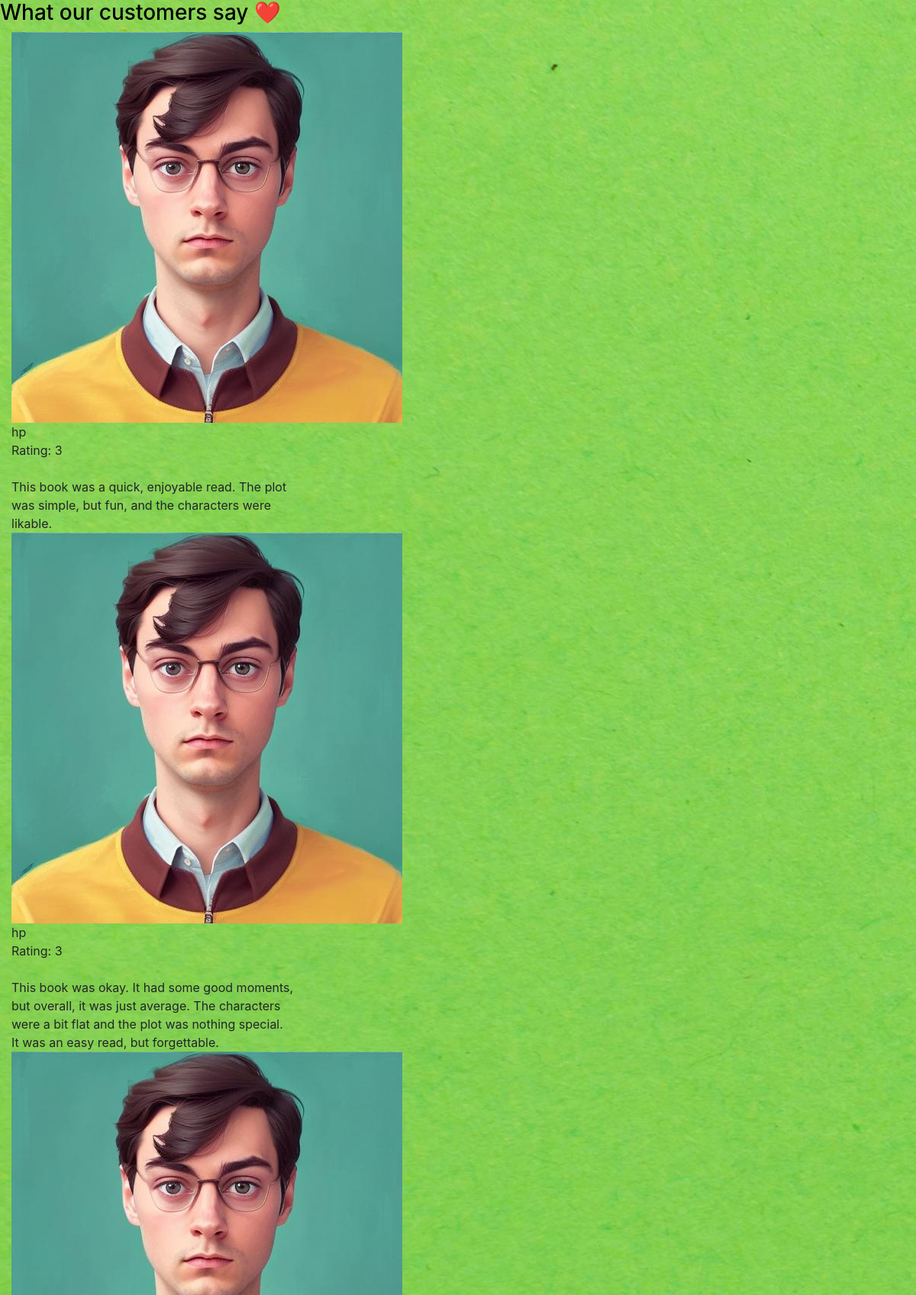
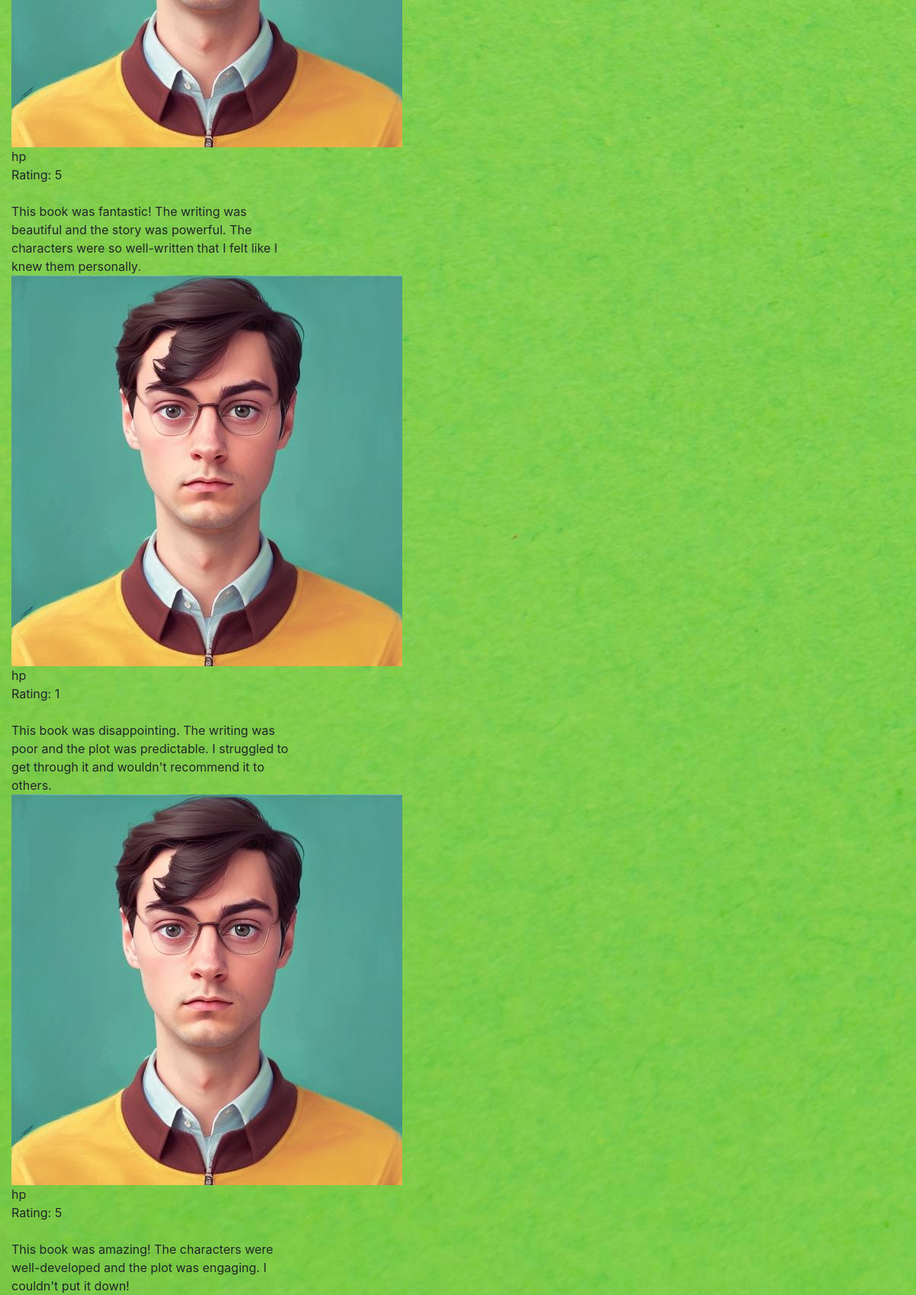
Screenshot of /product/2/review/ with the database file from the repository (2 pictures, top to bottom).
### store/models.py (models this page shows, shortened)
class Review(models.Model):
    RATING_CHOICES = (
        (1, '1 star'),
        (2, '2 stars'),
        (3, '3 stars'),
        (4, '4 stars'),
        (5, '5 stars'),
    )
    item = models.ForeignKey(ReviewItem, on_delete=models.CASCADE, related_name='reviews')
    user = models.ForeignKey(User, on_delete=models.CASCADE)
    comment = models.TextField()
    rating = models.IntegerField(choices=RATING_CHOICES)

### store/views.py (the view)
# urls.py: path('product/<int:pk>/review/', views.item_detail, name='item-detail'),
def item_detail(request, pk):
    item = get_object_or_404(ReviewItem, pk=pk)
    reviews = item.reviews.order_by('-id')
    context = {
        'item': item,
        'reviews': reviews,
    }
    return render(request, 'store/item_detail.html', context)

### store/templates/store/item_detail.html (shortened to what this page needs)
{% extends 'store/main.html' %}
{% load static %}
{% block content %}
<link rel='stylesheet' id='main-css'  href='https://elfsight.com/wp-content/themes/elfsight/frontend/assets/main.css?ver=2.9.5' type='text/css' media='all' />
  <section class="application-overview-testimonials section" style="background-image: url('/static/assets/img/application-overview-testimonials-bg.jpg');">
    {% if reviews %}
  <div class="inner">
    <h3 class="application-overview-testimonials-title" style="color:#000000;">What our customers say ❤️</h3>
    <div class="col-row">
    {% for review in reviews %}
      <div class="application-overview-testimonials-item col-4 col-m-12">
        <div class="application-overview-testimonials-item-inner">
          <div class="application-overview-testimonials-item-author">
            <div class="application-overview-testimonials-item-author-image-container">
              <img src="{% static 'assets/img/profilepic.jpg' %}" alt="Mathias Gwadanican" class="application-overview-testimonials-item-author-image" loading="lazy" data-lazy-src="https://elfsight.com/wp-content/uploads/2018/05/20621224_10155665367614533_1770015599887277422_n.jpg">
            </div>
            <div class="application-overview-testimonials-item-author-info">
              <div class="application-overview-testimonials-item-author-info-name">{{ review.user.username }}</div>
              <div class="application-overview-testimonials-item-author-info-position">Rating: {{ review.rating }}</div>
            </div>
            <div class="application-overview-testimonials-item-stars">
                                      <span class="application-overview-testimonials-item-stars-item">
                  <svg xmlns="http://www.w3.org/2000/svg" preserveAspectRatio="none" width="14px" height="14px" viewBox="0 0 100 100">
                    <use xlink:href="#icon-star"></use>
                  </svg>
                </span>
                                      <span class="application-overview-testimonials-item-stars-item">
                  <svg xmlns="http://www.w3.org/2000/svg" preserveAspectRatio="none" width="14px" height="14px" viewBox="0 0 100 100">
                    <use xlink:href="#icon-star"></use>
                  </svg>
                </span>
                                      <span class="application-overview-testimonials-item-stars-item">
                  <svg xmlns="http://www.w3.org/2000/svg" preserveAspectRatio="none" width="14px" height="14px" viewBox="0 0 100 100">
                    <use xlink:href="#icon-star"></use>
                  </svg>
                </span>
                                      <span class="application-overview-testimonials-item-stars-item">
                  <svg xmlns="http://www.w3.org/2000/svg" preserveAspectRatio="none" width="14px" height="14px" viewBox="0 0 100 100">
                    <use xlink:href="#icon-star"></use>
                  </svg>
                </span>
                                      <span class="application-overview-testimonials-item-stars-item">
                  <svg xmlns="http://www.w3.org/2000/svg" preserveAspectRatio="none" width="14px" height="14px" viewBox="0 0 100 100">
                    <use xlink:href="#icon-star"></use>
                  </svg>
                </span>
                                  </div>
          </div>
          <div class="application-overview-testimonials-item-text">{{ review.comment }}</div>
        </div>
      </div>
    {% endfor %}
      </div>
  </div>
    {% endif %}
</section>
{% endblock %}

### static/assets/css/main.css (style rules this page uses)
body { background-color: hsl(0, 0%, 98%); }
h1,h2,h3,h4,h5,h6 { color:hsl(0, 0%, 30%); }

### rows the page displays
Review: user.username "hp", rating "3", comment "This book was a quick, enjoyable read. The plot was simple, but fun, and the characters were likable."
Review: user.username "hp", rating "3", comment "This book was okay. It had some good moments, but overall, it was just average. The characters were a bit flat and the plot was nothing special. It was an easy read, but forgettable."
Review: user.username "hp", rating "5", comment "This book was fantastic! The writing was beautiful and the story was powerful. The characters were so well-written that I felt like I knew them personally."
Review: user.username "hp", rating "1", comment "This book was disappointing. The writing was poor and the plot was predictable. I struggled to get through it and wouldn't recommend it to others."
Review: user.username "hp", rating "5", comment "This book was amazing! The characters were well-developed and the plot was engaging. I couldn't put it down!"
